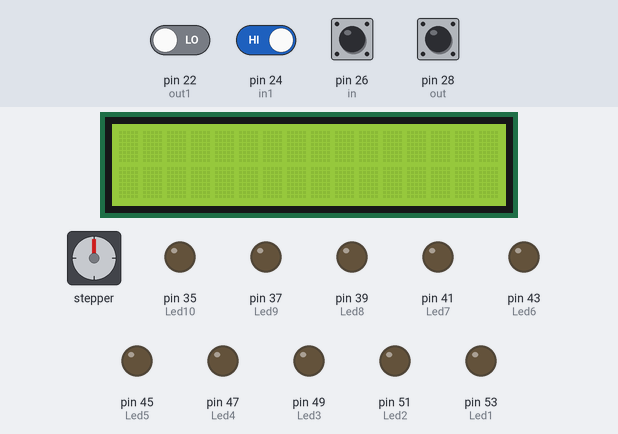
A sketch run on a simulated Arduino Mega 2560, built with avr-gcc and run on an emulated ATmega2560. On the bench: 16×2 character LCD, stepper motor, output pins drawn as LEDs (lit = HIGH). The inputs (shaded band) are chosen by the test bench; at power-on: pin 24 (in1), pin 26 (in), pin 28 (out) HIGH, pin 22 (out1) LOW. Stepper angles assume 2048 steps per turn.

Above: at 2.7 s.
2.8 s: pin 26 (in) pulled LOW for 0.15 s
At 5.1 s:
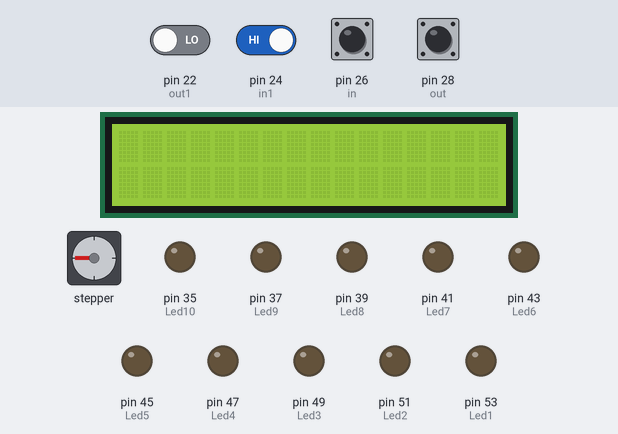
5.5 s: pin 24 (in1) driven LOW
At 5.97 s:
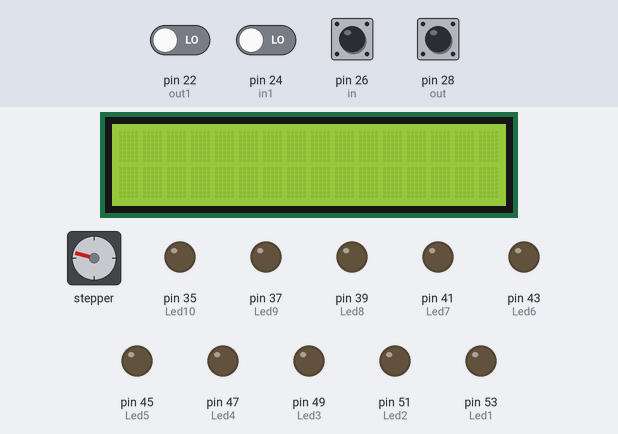
8.5 s: pin 26 (in) pulled LOW for 1 s
At 8.95 s:
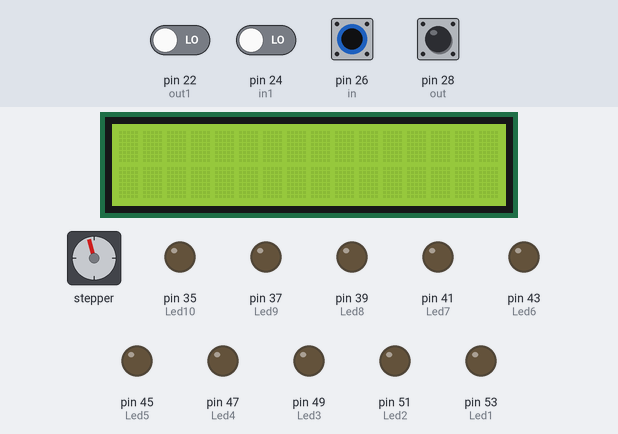
11.5 s: pin 28 (out) pulled LOW for 1 s
Timing chart, 0 to 15.6 s (numbered marks = the images above; inputs shaded):
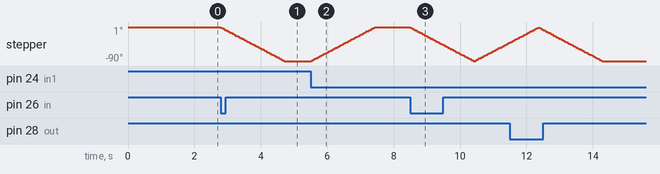

Measured:
- after the input at 2.8 s, stepper: turns 90° counter-clockwise in 1.9 s, starting at once
- after the input at 5.5 s, stepper: turns 90° clockwise in 1.9 s, starting at once
- after the input at 8.5 s, stepper: turns 90° counter-clockwise in 1.9 s, then 50° clockwise in 1.0 s

The sketch:

parking_lot_LED.ino
```cpp
// out1 & in1 = button
// in & out   = sensor IR
#define out1  22
#define in1   24
#define in    26
#define out   28
#include <Stepper.h>
#include <Wire.h>
#include <LiquidCrystal_I2C.h>

LiquidCrystal_I2C lcd(0x3F,2,1,0,4,5,6,7,3, POSITIVE);
// Number of steps per internal motor revolution
const float STEPS_PER_REV = 32;

//  Amount of Gear Reduction
const float GEAR_RED = 64;

const float STEPS_PER_OUT_REV = STEPS_PER_REV * GEAR_RED;

// Number of Steps Required
int StepsRequired;

Stepper steppermotor(STEPS_PER_REV, 8, 10, 9, 11);

int state=0;
int lastState=0;
int counter=0;
int value = 0;
int kondisi=0;

// slot parkir
#define s1  A6
#define s2  A7
#define s3  A8
#define s4  A9
#define s5  A10
#define s6  A11
#define s7  A12
#define s8  A13
#define s9  A14
#define s10 A15
// indikator
#define Led1  53
#define Led2  51
#define Led3  49
#define Led4  47
#define Led5  45
#define Led6  43
#define Led7  41
#define Led8  39
#define Led9  37
#define Led10 35

int nilait=350;

int slot1=0;
int slot2=0;
int slot3=0;
int slot4=0;
int slot5=0;
int slot6=0;
int slot7=0;
int slot8=0;
int slot9=0;
int slot10=0;

void setup() {
  // put your setup code here, to run once:
lcd.begin(16,2);
pinMode(in , INPUT_PULLUP);
pinMode(out, INPUT_PULLUP);
pinMode(in1,INPUT);
pinMode(out1,INPUT);

// led
pinMode(Led1,OUTPUT);
pinMode(Led2,OUTPUT);
pinMode(Led3,OUTPUT);
pinMode(Led4,OUTPUT);
pinMode(Led5,OUTPUT);
pinMode(Led6,OUTPUT);
pinMode(Led7,OUTPUT);
pinMode(Led8,OUTPUT);
pinMode(Led9,OUTPUT);
pinMode(Led10,OUTPUT);

  // Print a message to the LCD.
  lcd.backlight();
  // Print a message to the LCD.
  lcd.backlight();
    lcd.setCursor(9, 1);
  delay(1500);
lcd.clear();
Serial.begin(9600);
}

void loop() {
// portal sensor IR Plus button
  if(digitalRead(in)==LOW){
    state=1;
  }
  else if(digitalRead(out)==LOW){
    state=2;
  }
    else if(digitalRead(in1)==LOW){
    state=3;
  }
    else if(digitalRead(out1)==LOW){
    state=4;
  }

if(state != lastState){
  if(value!=10){
    //angkat portal
  if(state==1 && kondisi==0){
   // value++;
    StepsRequired  =  - STEPS_PER_OUT_REV / 4;
    steppermotor.setSpeed(500);
    steppermotor.step(StepsRequired);
    kondisi=1;
  }}
  if(value!=0){
  if(state==2 && kondisi == 0){

    StepsRequired  =  - STEPS_PER_OUT_REV / 4;
    steppermotor.setSpeed(500);
    steppermotor.step(StepsRequired);
    kondisi=2;
  }}

  //tutup portal
  if(state==3 && kondisi==1) {
    value++;
   StepsRequired  =   STEPS_PER_OUT_REV / 4;
  steppermotor.setSpeed(500);
  steppermotor.step(StepsRequired);
   //delay(100);
   kondisi=0;
  }
    if(state==4 && kondisi==2) {
      value--;
   StepsRequired  =   STEPS_PER_OUT_REV / 4;
  steppermotor.setSpeed(500);
  steppermotor.step(StepsRequired);
   //delay(100);
   kondisi=0;
  }


 if(value==10 && state==1){
        lcd.setCursor(0, 1);
        lcd.print("parkir penuh");
        delay(1500);
        lcd.clear();
          lcd.setCursor(0, 0);
  lcd.print("PARLING LOT");
    lcd.setCursor(0, 1);
  lcd.print("Sisa Parkir:");
  }


  lastState=state;

// slot parkir
}
 if(slot1>=nilait){
    digitalWrite(Led1,HIGH);

 }
 else if(slot1<=nilait){
    digitalWrite(Led1,LOW);
 }
 if(slot2>=nilait){
     digitalWrite(Led2,HIGH);

 }
 else if(slot2<=nilait){
    digitalWrite(Led2,LOW);
 }

 if(slot3>=200){
    digitalWrite(Led3,HIGH);
 }
 else if(slot3<=200){
      digitalWrite(Led3,LOW);
 }

 if(slot4>=nilait){
     digitalWrite(Led4,HIGH);
 }
 else if(slot4<=nilait){
      digitalWrite(Led4,LOW);
 }

 if(slot5>=nilait){
      digitalWrite(Led5,HIGH);
 }
 else if(slot5<=nilait){
      digitalWrite(Led5,LOW);
 }

 if(slot6>=nilait){
      digitalWrite(Led6,HIGH);
 }
 else if(slot6<=nilait){
      digitalWrite(Led6,LOW);
 }

 if(slot7>=nilait){
      digitalWrite(Led7,HIGH);
 }
 else if(slot7<=nilait){
      digitalWrite(Led7,LOW);
 }

 if(slot8>=nilait){
      digitalWrite(Led8,HIGH);
 }
 else if(slot8<=nilait){
     digitalWrite(Led8,LOW);
 }

 if(slot9>=nilait){
      digitalWrite(Led9,HIGH);
 }
 else if(slot9<=nilait){
     digitalWrite(Led9,LOW);
 }

 if(slot10>=nilait){
    digitalWrite(Led10,HIGH);
 }
 else if(slot10<=nilait){
   digitalWrite(Led10,LOW);
 }
}
```
